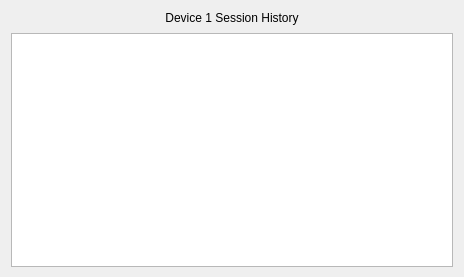
<?xml version="1.0" encoding="UTF-8"?>
<ui version="4.0">
 <class>Form</class>
 <widget class="QWidget" name="Form">
  <property name="geometry">
   <rect>
    <x>0</x>
    <y>0</y>
    <width>464</width>
    <height>277</height>
   </rect>
  </property>
  <property name="windowTitle">
   <string>Edit Customer Sessions</string>
  </property>
  <property name="styleSheet">
   <string notr="true"/>
  </property>
  <layout class="QVBoxLayout" name="verticalLayout">
   <property name="spacing">
    <number>8</number>
   </property>
   <property name="bottomMargin">
    <number>10</number>
   </property>
   <item>
    <widget class="QLabel" name="label">
     <property name="styleSheet">
      <string notr="true">QWidget {
	font: 12pt &quot;Segoe UI&quot;;
}</string>
     </property>
     <property name="text">
      <string>&lt;html&gt;&lt;head/&gt;&lt;body&gt;&lt;p&gt;Device 1 Session History&lt;/p&gt;&lt;/body&gt;&lt;/html&gt;</string>
     </property>
     <property name="alignment">
      <set>Qt::AlignCenter</set>
     </property>
    </widget>
   </item>
   <item>
    <layout class="QHBoxLayout" name="horizontalLayout">
     <property name="spacing">
      <number>0</number>
     </property>
     <item>
      <widget class="QTableWidget" name="tableWidget_history">
       <property name="focusPolicy">
        <enum>Qt::NoFocus</enum>
       </property>
       <property name="contextMenuPolicy">
        <enum>Qt::CustomContextMenu</enum>
       </property>
       <property name="styleSheet">
        <string notr="true">QWidget {
	font: 12pt &quot;Segoe UI&quot;;
}
QTableWidget::item:selected {
	background-color: rgb(26, 98, 255);
	color: rgb(255, 255, 255);
}</string>
       </property>
       <property name="editTriggers">
        <set>QAbstractItemView::NoEditTriggers</set>
       </property>
       <property name="dragDropOverwriteMode">
        <bool>false</bool>
       </property>
       <property name="alternatingRowColors">
        <bool>true</bool>
       </property>
       <property name="selectionMode">
        <enum>QAbstractItemView::NoSelection</enum>
       </property>
       <property name="selectionBehavior">
        <enum>QAbstractItemView::SelectRows</enum>
       </property>
       <property name="horizontalScrollMode">
        <enum>QAbstractItemView::ScrollPerPixel</enum>
       </property>
       <property name="showGrid">
        <bool>false</bool>
       </property>
       <property name="gridStyle">
        <enum>Qt::SolidLine</enum>
       </property>
       <property name="cornerButtonEnabled">
        <bool>false</bool>
       </property>
       <attribute name="horizontalHeaderCascadingSectionResizes">
        <bool>true</bool>
       </attribute>
       <attribute name="horizontalHeaderDefaultSectionSize">
        <number>0</number>
       </attribute>
       <attribute name="horizontalHeaderHighlightSections">
        <bool>false</bool>
       </attribute>
       <attribute name="horizontalHeaderMinimumSectionSize">
        <number>80</number>
       </attribute>
       <attribute name="verticalHeaderVisible">
        <bool>false</bool>
       </attribute>
       <attribute name="verticalHeaderDefaultSectionSize">
        <number>0</number>
       </attribute>
       <attribute name="verticalHeaderMinimumSectionSize">
        <number>35</number>
       </attribute>
      </widget>
     </item>
    </layout>
   </item>
  </layout>
 </widget>
 <resources/>
 <connections/>
</ui>
